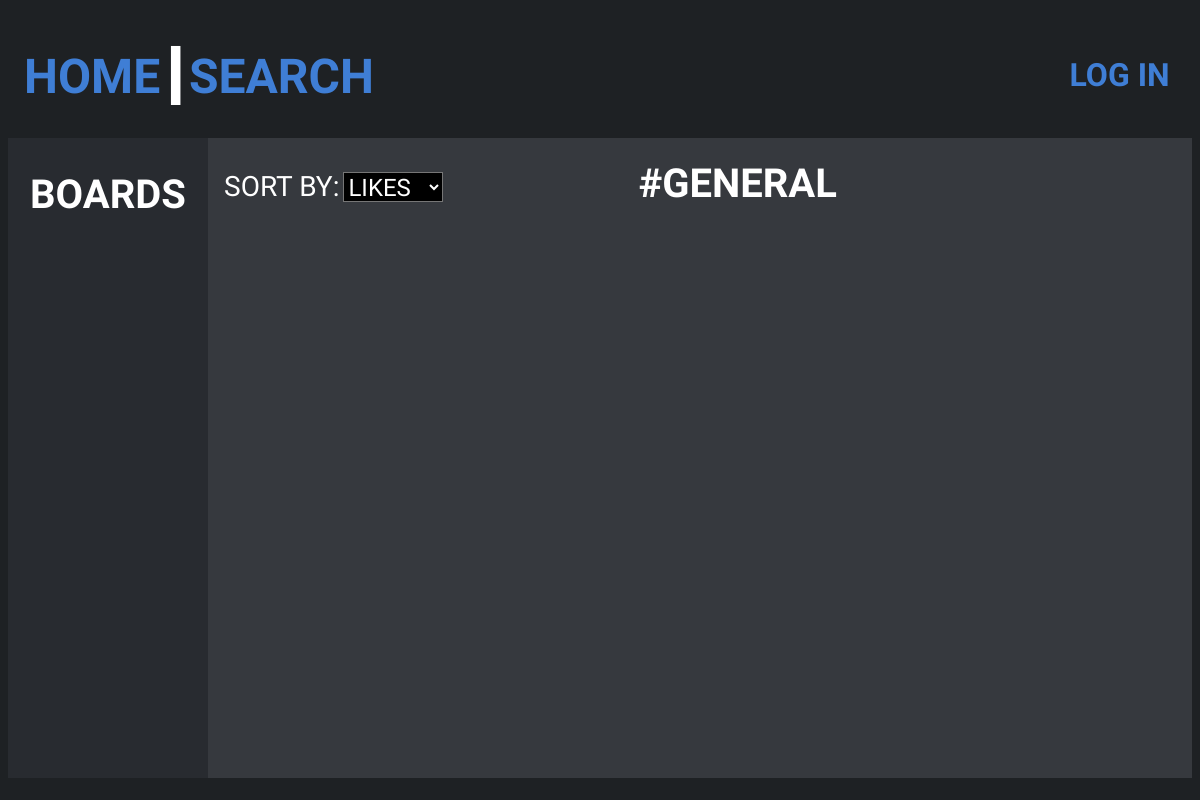
The app's page /home_page.php, older data.
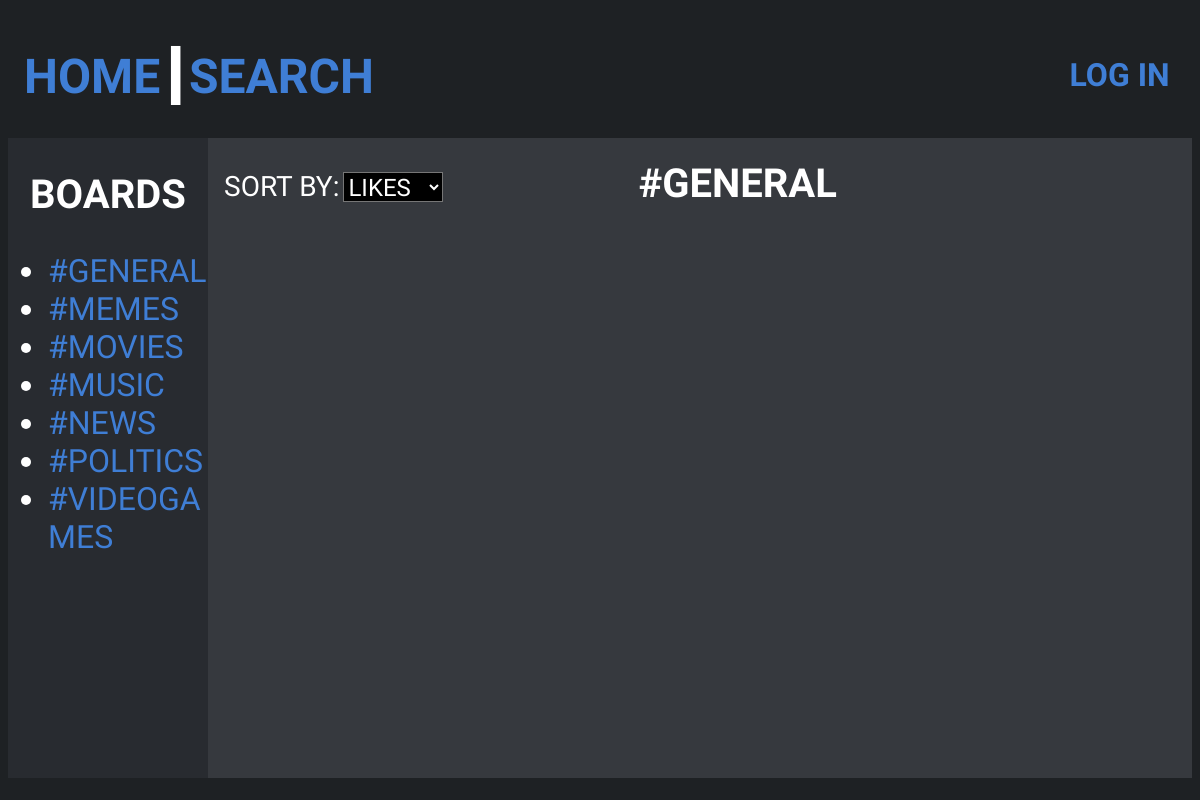
The same page, newer data.
### tables this page shows
CREATE TABLE Boards (
	name VARCHAR(25) NOT NULL,
	PRIMARY KEY(name)
);

### home_page.php (the view, shortened to what this page needs)
<?php
    function getBoard(){
        if(isset($_GET["board"])){
            $board=$_GET["board"];
        }else{
            $board = "general";
        }
        return $board;
    }
?>
<?php
function getBoardList(){
    try {
        $connString = DBCONN;
        $user = DBUSER;
        $pass = DBPASS;
        $pdo = new PDO($connString,$user,$pass);
        $pdo->setAttribute(PDO::ATTR_ERRMODE, PDO::ERRMODE_EXCEPTION);
        $sql = "select * from boards";
        $result = $pdo->query($sql);
        $data = array();
        $i = 0;
        while($row  = $result->fetch()) {
            $data[$i] = $row;
            $i++;
        }
    }
    catch(PDOException $e){
        die($e->getMessage());
    }
    return $data;
}
?>
<!DOCTYPE html>
<html>
<head lang="en">
    <link rel="stylesheet" href="css/home_page.css" />
</head>
<body>
    <header id="masthead">
        <h1><a href="home_page.php">HOME</a>┃<a href="search.php">SEARCH</a></h1>
        <div id="profile">
            <?php
                if($_SESSION['logged_in']==true && isset($_SESSION['username'])){
                    echo "<h1 class=\"profile_bar\"><a href=\"logout.php\">LOG OUT</a>┃</h1>";
                    echo "<h1 class=\"profile_bar\"><a href=\"make_post.php\">MAKE POST</a>┃</h1>";
                    echo "<h1 class=\"profile_bar\"><a href=\"account.php\">MY ACCOUNT</a>┃</h1>
                    <img id=\"profile_pic\" src=\"".getProfilePic($_SESSION['username'])."\">";
                }else{
                    echo "<h1 class=\"profile_bar\"><a href=\"log_in.php\">LOG IN</a></h1>";
                }
        ?>
        </div>
    </header>
    <div id="main">
        <article id="sidebar">
            <h2>BOARDS</h2>
            <ul>
            <?php
                $boards = getBoardList();
                $i=0;
                while($i<count($boards)){
                    $iName = $boards[$i]['name'];
                    echo "<li><a href=\"home_page.php?board=".$iName."\">#".strtoupper($iName)."</a></li>";
                    $i++;
                }
            ?>
            </ul>
        </article>
        <article id="center">
            <div id="top">
                <form method="POST" id="sort_by">
                    <label for="sort">SORT BY:</label>
                    <select name="sort" id="sort" onchange="this.form.submit()">
                        <?php
                        if(isset($_POST["sort"])){
                                $sort_value=$_POST["sort"];
                                if($sort_value=='likes'){
                                    echo "<option value=\"postDate\">DATE</option>
                                            <option value=\"likes\" selected>LIKES</option>";
                                }else if($sort_value=='postDate'){
                                    echo "<option value=\"postDate\" selected>DATE</option>
                                            <option value=\"likes\">LIKES</option>";
                                }
                        }else{
                            echo "<option value=\"postDate\">DATE</option>
                                    <option value=\"likes\" selected>LIKES</option>";
                        }
                        ?>
                    </select>
                </form>
                <?php
                    echo "<h2 id=\"board_name\">#".strtoupper(getBoard())."</h2>";
                ?>
            </div>
            <article id="post_list">
            </article>
        </article>
    </div>
</body>
</html>

Row changes from the older to the newer data that the page shows:
added boards: name "GENERAL"
added boards: name "MEMES"
added boards: name "MOVIES"
added boards: name "MUSIC"
added boards: name "NEWS"
added boards: name "POLITICS"
added boards: name "VIDEOGAMES"
